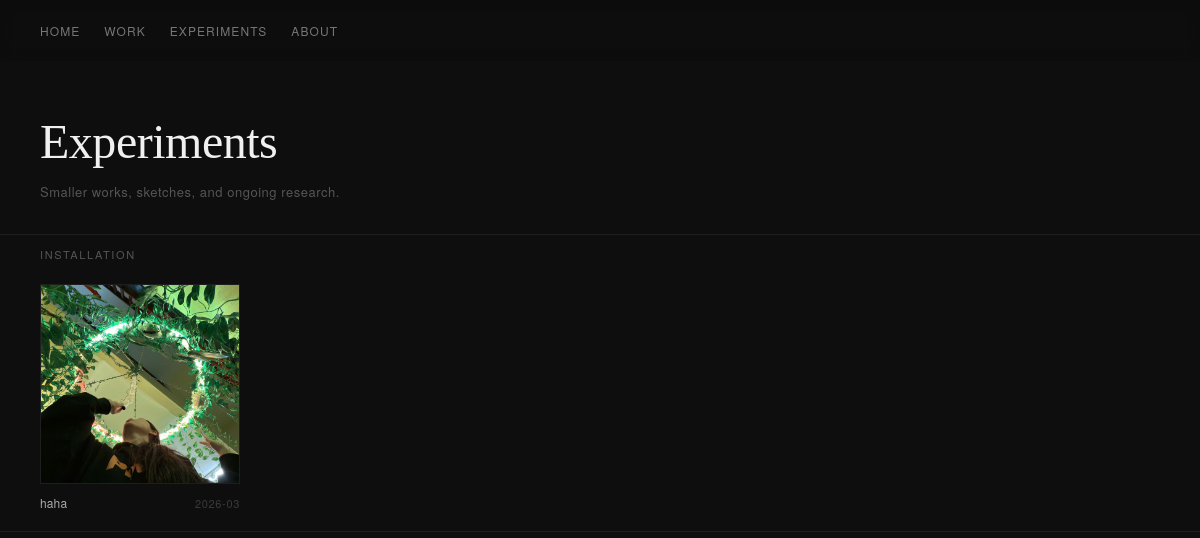
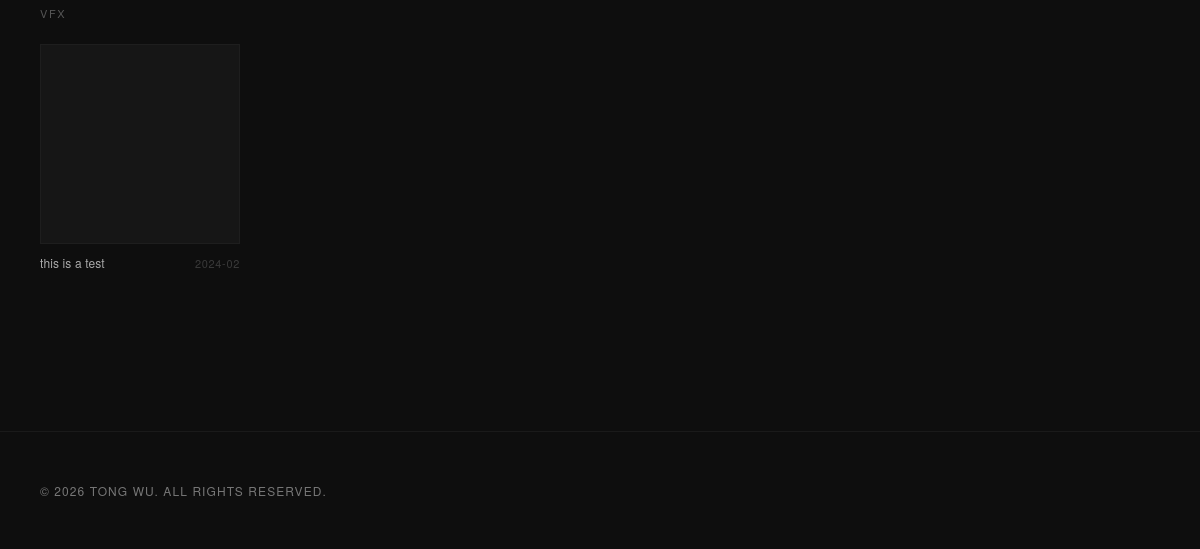
The app's page /experiments.php, older data (2 pictures, top to bottom).
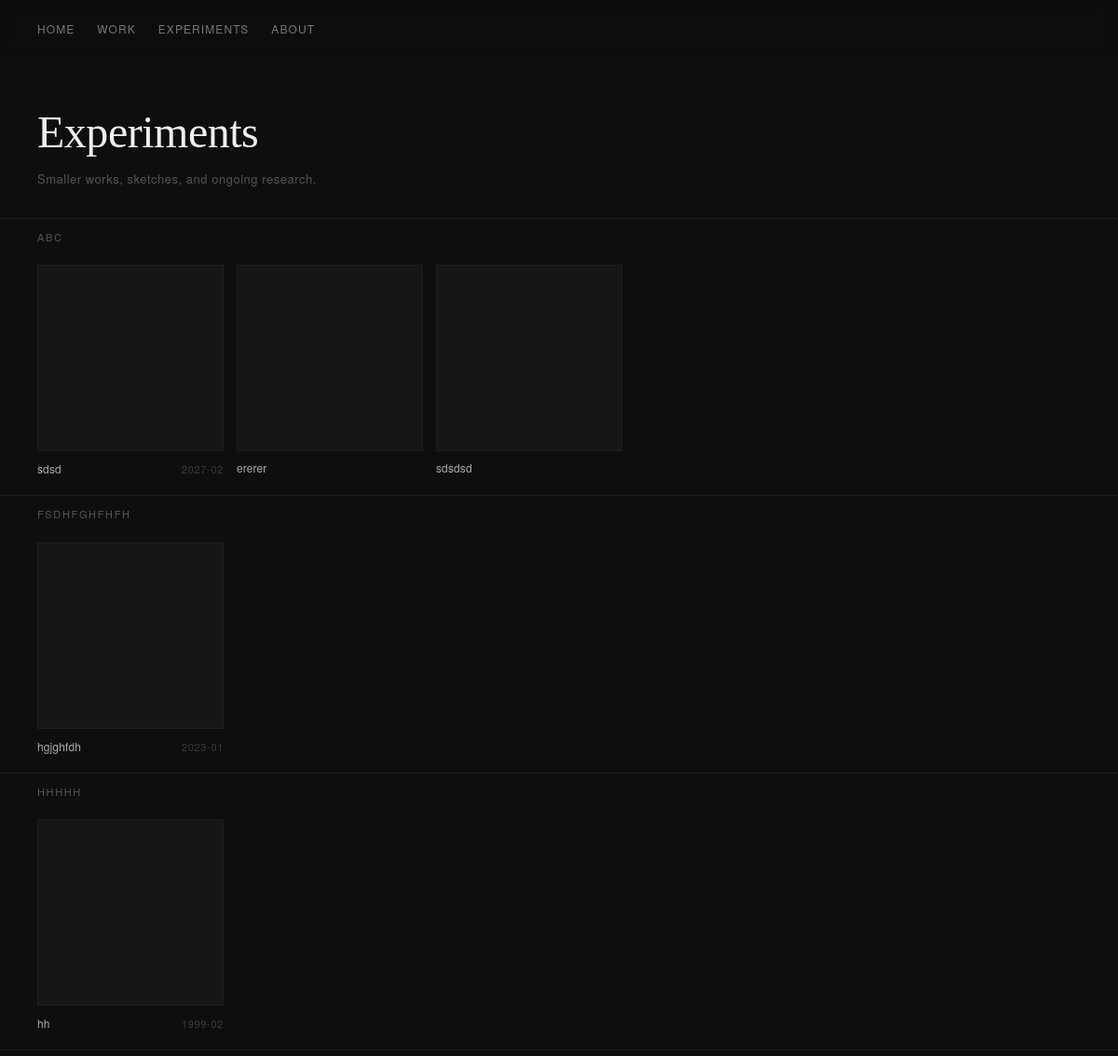
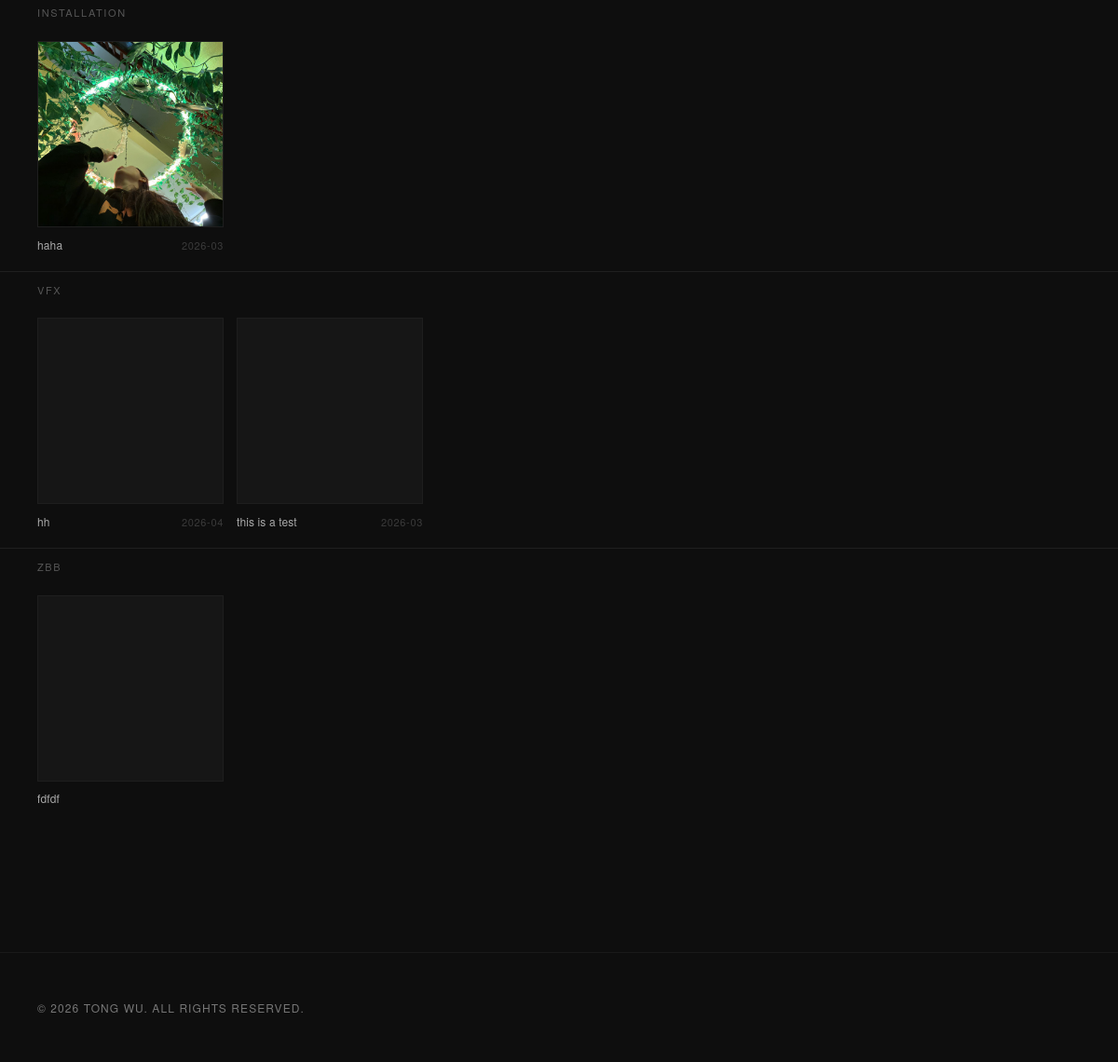
The same page, newer data (2 pictures, top to bottom).
### tables this page shows
CREATE TABLE experiments (
            id         INTEGER PRIMARY KEY AUTOINCREMENT,
            title      TEXT    NOT NULL,
            category   TEXT,
            date       TEXT,
            sort_order INTEGER DEFAULT 0,
            created_at TEXT,
            updated_at TEXT
        , description TEXT);

### src/experiment-model.php (called while the page is built, shortened)
<?php
require_once __DIR__ . '/media.php';
function get_all_experiments(): array {
    $db = get_db();
    return $db->query("SELECT * FROM experiments ORDER BY category COLLATE NOCASE ASC, date DESC")
              ->fetchAll(PDO::FETCH_ASSOC);
}
function get_experiments_grouped(): array {
    $rows = get_all_experiments();
    $groups = [];
    foreach ($rows as $r) {
        $cat = $r['category'] ?: 'Uncategorised';
        $groups[$cat][] = $r;
    }
    return $groups;
}
function list_experiment_media(int $id): array {
    return _list_media_files(get_experiment_media_path((string) $id));
}

### src/media.php (called while the page is built, shortened)
<?php
function get_experiment_media_path(string $slug): string {
    return UPLOADS_ROOT . '/experiments/' . $slug;
}
function _list_media_files(string $path): array {
    if (!is_dir($path)) return [];
    $files = [];
    $items = array_diff(scandir($path), ['.', '..']);
    foreach ($items as $item) {
        $full = "$path/$item";
        $rel = '/uploads' . substr($full, strlen(UPLOADS_ROOT));
        $rel = str_replace('\\', '/', $rel);
        $files[] = [
            'name' => $item,
            'url'  => $rel,
            'ext'  => strtolower(pathinfo($item, PATHINFO_EXTENSION)),
            'size' => filesize($full),
            'path' => $full,
        ];
    }
    return $files;
}

### public/experiments.php (the view, shortened to what this page needs)
<?php
require_once __DIR__ . '/../src/functions.php';
require_once __DIR__ . '/../src/experiment-model.php';
$grouped = get_experiments_grouped();
render_header('Experiments');
?>
<div class="exp-wrap">
  <div class="exp-page-header">
    <h1>Experiments</h1>
    <p>Smaller works, sketches, and ongoing research.</p>
  </div>
  <?php
  $global_idx = 0;
  foreach ($grouped as $cat_title => $items):
  ?>
  <section class="exp-row">
    <div class="exp-row-header">
      <h2 class="exp-row-title"><?= htmlspecialchars($cat_title) ?></h2>
    </div>
    <div class="exp-slider-track">
      <ul class="exp-slider">
        <?php foreach ($items as $item):
            $media = list_experiment_media((int)$item['id']);
            $thumb = null; $thumb_vid = null;
            foreach ($media as $f) {
                if (!$thumb && in_array($f['ext'], ['jpg','jpeg','png','webp','gif'])) { $thumb = $f; }
            }
        ?>
        <li class="exp-card" data-idx="<?= $global_idx++ ?>">
          <div class="exp-card-image">
            <?php if ($thumb): ?>
              <img src="<?= htmlspecialchars($thumb['url']) ?>" alt="<?= htmlspecialchars($item['title']) ?>">
            <?php elseif ($thumb_vid): ?>
              <video src="<?= htmlspecialchars($thumb_vid['url']) ?>" muted playsinline preload="metadata"></video>
            <?php endif; ?>
          </div>
          <div class="exp-card-meta">
            <span class="exp-card-title"><?= htmlspecialchars($item['title']) ?></span>
            <?php if (!empty($item['date'])): ?>
              <span class="exp-card-date"><?= htmlspecialchars($item['date']) ?></span>
            <?php endif; ?>
          </div>
        </li>
        <?php endforeach; ?>
      </ul>
    </div>
  </section>
  <?php endforeach; ?>
</div>
<?php render_footer(); ?>

### src/functions.php (shortened to what this page needs)
<?php
function render_header($title = '') {
    ?>
    <!doctype html>
    <html lang="en">
    <head>
        <link rel="stylesheet" href="/css/style.css">
    </head>
    <body>
        <nav>
            <div class="nav-links">
                <a href="/">Home</a>
                <a href="/work">Work</a>
                <a href="/experiments">Experiments</a>
                <a href="/about">About</a>
            </div>
        </nav>
        <div class="page-content">
    <?php
}
function render_footer() {
    ?>
        <footer class="site-footer">
            <p class="site-footer-copy">&copy; 2026 Tong Wu. All rights reserved.</p>
        </footer>
        </div>
    </body>
    </html>
    <?php
}

### public/css/style.css (style rules this page uses)
*, *::before, *::after { box-sizing: border-box; margin: 0; padding: 0; }
html { background: #0e0e0e; }
body { background: #0e0e0e; color: #d4d4d4; font-family: 'Georgia', serif; font-size: 17px; line-height: 1.75; -webkit-text-size-adjust: 100%; padding-top: 64px; }
.page-content { transition: opacity 0.45s cubic-bezier(0.22, 1, 0.36, 1), transform 0.45s cubic-bezier(0.22, 1, 0.36, 1); }
.page-content.is-visible { opacity: 1; transform: none; }
img { display: block; max-width: 100%; }
nav { padding: 20px 40px; position: fixed; top: 0; left: 0; right: 0; z-index: 100; background: rgba(14, 14, 14, 0.85); backdrop-filter: blur(8px); -webkit-backdrop-filter: blur(8px); }
.nav-links { display: flex; flex-wrap: wrap; gap: 6px 24px; align-items: center; }
.nav-links a { font-family: 'Helvetica Neue', sans-serif; font-size: 12px; letter-spacing: 0.09em; text-transform: uppercase; color: #777; text-decoration: none; transition: color 0.2s; white-space: nowrap; }
.exp-wrap { padding: 0 0 100px; }
.exp-page-header { padding: 50px 40px 30px; border-bottom: 1px solid #1f1f1f; }
.exp-page-header h1 { font-size: clamp(1.8rem, 4vw, 3rem); font-weight: 400; color: #f0f0f0; letter-spacing: -0.01em; line-height: 1.15; margin-bottom: 12px; }
.exp-page-header p { font-family: 'Helvetica Neue', sans-serif; font-size: 13px; letter-spacing: 0.04em; color: #555; }
.exp-row { padding: 10px 0; border-bottom: 1px solid #1f1f1f; }
.exp-row:last-child { border-bottom: none; }
.exp-row-header { padding: 0 40px 20px; }
.exp-row-title { font-family: 'Helvetica Neue', sans-serif; font-size: 11px; letter-spacing: 0.15em; text-transform: uppercase; color: #555; font-weight: 400; }
.exp-slider-track { overflow-x: auto; overflow-y: hidden; -webkit-overflow-scrolling: touch; scrollbar-width: none; padding: 0 40px 8px; cursor: grab; }
.exp-slider { list-style: none; display: flex; gap: 14px; width: max-content; }
.exp-card { width: 200px; flex-shrink: 0; }
.exp-card-image { aspect-ratio: 1 / 1; background: #161616; border: 1.5px solid #1e1e1e; overflow: hidden; transition: border-color 0.2s; }
.exp-card-image img { width: 100%; height: 100%; object-fit: cover; display: block; opacity: 1; transition: opacity 0.3s; }
.exp-card-meta { display: flex; justify-content: space-between; align-items: baseline; padding: 10px 0 0; gap: 6px; }
.exp-card-title { font-family: 'Helvetica Neue', sans-serif; font-size: 12px; color: #aaa; letter-spacing: 0.01em; line-height: 1.3; }
.exp-card-date { font-family: 'Helvetica Neue', sans-serif; font-size: 11px; color: #3a3a3a; letter-spacing: 0.06em; white-space: nowrap; flex-shrink: 0; }
.exp-card { cursor: pointer; }
.site-footer { padding: 48px 40px; border-top: 1px solid #1a1a1a; margin-top: 40px; }
.site-footer-copy { font-family: 'Helvetica Neue', sans-serif; font-size: 12px; letter-spacing: 0.09em; text-transform: uppercase; color: #777; }

### src/functions.php (style rules this page uses)
.page-content { opacity: 0.08; transform: translateY(10px); }

Row changes from the older to the newer data that the page shows:
added experiments: title "sdsd", date "2027-02", shown under "ABC"
added experiments: title "ererer", shown under "ABC"
added experiments: title "sdsdsd", shown under "ABC"
added experiments: title "hgjghfdh", date "2023-01", shown under "FSDHFGHFHFH"
added experiments: title "hh", date "1999-02", shown under "HHHHH"
added experiments: title "hh", date "2026-04", shown under "VFX"
changed experiments "this is a test": date "2024-02" → "2026-03"
added experiments: title "fdfdf", shown under "ZBB"
Text that changed along with them:
new list line: "ABC"
new list line: "FSDHFGHFHFH"
new list line: "HHHHH"
new list line: "ZBB"
